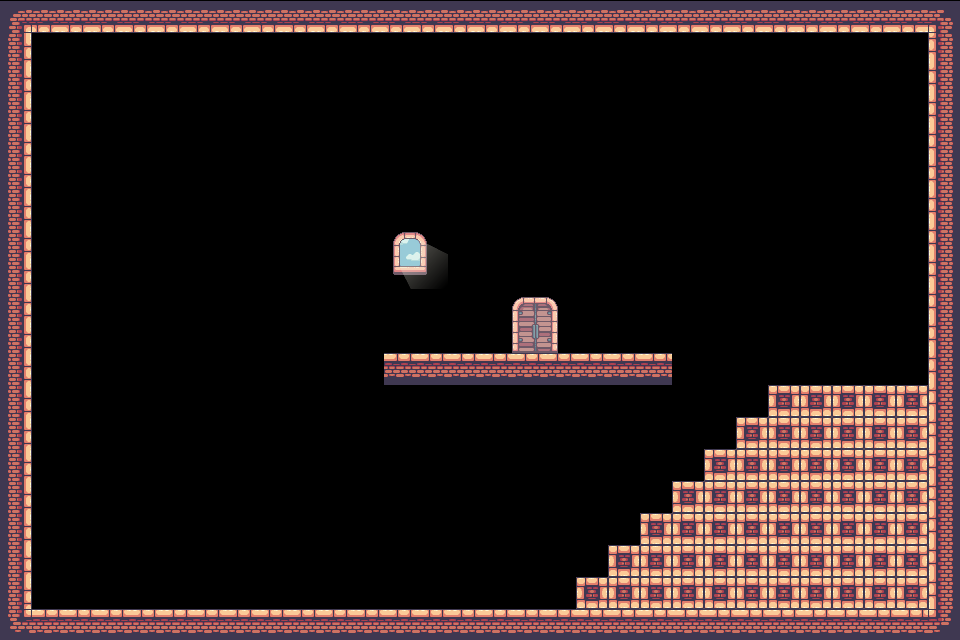

Tiled map render using the project's own tile images. Description and the whole map definition, tile-layer contents included, below:
An orthogonal 30x20 tile map with 32x32 px tiles, 1 tile layer (Tile Layer 1), 3 tilesets and 15 objects (player, BachTuoc, CucDa).

<map version="1.10" tiledversion="1.10.2" orientation="orthogonal" renderorder="right-down" width="30" height="20" tilewidth="32" tileheight="32" infinite="0" nextlayerid="4" nextobjectid="40">
 <editorsettings>
  <export format="tmx" />
 </editorsettings>
 <tileset firstgid="1" name="tileset" tilewidth="32" tileheight="32" tilecount="247" columns="19">
  <image source="tileset/Terrain (32x32).png" width="608" height="416" />
 </tileset>
 <tileset firstgid="248" name="Idle" tilewidth="46" tileheight="56" tilecount="1" columns="1">
  <image source="tileset/Sprites/11-Door/Idle.png" width="46" height="56" />
 </tileset>
 <tileset firstgid="249" name="Decorations (32x32)" tilewidth="32" tileheight="32" tilecount="42" columns="7">
  <image source="tileset/Sprites/14-TileSets/Decorations (32x32).png" width="224" height="192" />
 </tileset>
 <objectgroup id="2" name="ground">
  <object id="1" x="0" y="608">
   <polygon points="0,0 960,0 960,32 0,32" />
  </object>
  <object id="2" x="384" y="352">
   <polygon points="0,0 0,32 288,32 288,0" />
  </object>
  <object id="3" x="768" y="384">
   <polygon points="0,0 0,32 160,32 160,0" />
  </object>
  <object id="4" x="736" y="416">
   <polygon points="0,0 0,32 192,32 192,0" />
  </object>
  <object id="5" x="704" y="448">
   <polygon points="0,0 0,32 224,32 224,0" />
  </object>
  <object id="6" x="672" y="480">
   <polygon points="0,0 0,32 256,32 256,0" />
  </object>
  <object id="7" x="640" y="512">
   <polygon points="0,0 0,32 288,32 288,0" />
  </object>
  <object id="8" x="608" y="544">
   <polygon points="0,0 0,32 320,32 320,0" />
  </object>
  <object id="9" x="576" y="576">
   <polygon points="0,0 0,32 352,32 352,0" />
  </object>
  <object id="10" x="928" y="608">
   <polygon points="0,0 32,0 32,-608 0,-608 0,-224" />
  </object>
  <object id="34" x="0" y="608">
   <polygon points="0,0 32,0 32,-576 0,-576" />
  </object>
  <object id="35" x="32" y="0">
   <polygon points="0,0 0,32 896,32 896,0" />
  </object>
  <object id="19" name="player" x="64" y="480" width="32" height="32" />
  <object id="36" name="BachTuoc" x="416" y="576" width="32" height="32" />
  <object id="38" name="CucDa" x="608" y="320" width="32" height="32" />
 </objectgroup>
 <objectgroup id="3" name="collision" visible="0" />
 <layer id="1" name="Tile Layer 1" width="30" height="20" offsetx="8.52651e-14" offsety="1.33333">
  <data encoding="csv">
27,60,60,60,60,60,60,60,60,60,60,60,60,60,60,60,60,60,60,60,60,60,60,60,60,60,60,60,60,28,
42,0,0,0,0,0,0,0,0,0,0,0,0,0,0,0,0,0,0,0,0,0,0,0,0,0,0,0,0,40,
42,0,0,0,0,0,0,0,0,0,0,0,0,0,0,0,0,0,0,0,0,0,0,0,0,0,0,0,0,40,
42,0,0,0,0,0,0,0,0,0,0,0,0,0,0,0,0,0,0,0,0,0,0,0,0,0,0,0,0,40,
42,0,0,0,0,0,0,0,0,0,0,0,0,0,0,0,0,0,0,0,0,0,0,0,0,0,0,0,0,40,
42,0,0,0,0,0,0,0,0,0,0,0,0,0,0,0,0,0,0,0,0,0,0,0,0,0,0,0,0,40,
42,0,0,0,0,0,0,0,0,0,0,0,0,0,0,0,0,0,0,0,0,0,0,0,0,0,0,0,0,40,
42,0,0,0,0,0,0,0,0,0,0,0,274,275,0,0,0,0,0,0,0,0,0,0,0,0,0,0,0,40,
42,0,0,0,0,0,0,0,0,0,0,0,281,282,0,0,0,0,0,0,0,0,0,0,0,0,0,0,0,40,
42,0,0,0,0,0,0,0,0,0,0,0,0,0,0,0,0,0,0,0,0,0,0,0,0,0,0,0,0,40,
42,0,0,0,0,0,0,0,0,79,79,79,79,79,79,79,248,79,79,0,0,0,0,0,0,0,0,0,0,40,
42,0,0,0,0,0,0,0,0,0,0,0,22,22,22,22,22,22,22,22,22,3,0,0,0,0,0,0,0,40,
42,0,0,0,0,0,0,0,0,0,0,0,0,0,0,0,0,0,0,0,0,0,0,0,101,101,101,101,101,40,
42,0,0,0,0,0,0,0,0,0,0,0,0,0,0,0,0,0,0,0,0,0,0,101,101,101,101,101,101,40,
42,0,0,0,0,0,0,0,0,0,0,0,0,0,0,0,0,0,0,0,0,0,101,101,101,101,101,101,101,40,
42,0,0,0,0,0,0,0,0,0,0,0,0,0,0,0,0,0,0,0,0,101,101,101,101,101,101,101,101,40,
42,0,0,0,0,0,0,0,0,0,0,0,0,0,0,0,0,0,0,0,101,101,101,101,101,101,101,101,101,40,
42,0,0,0,0,0,0,0,0,0,0,0,0,0,0,0,0,0,0,101,101,101,101,101,101,101,101,101,101,40,
42,0,0,0,0,0,0,0,0,0,0,0,0,0,0,0,0,0,101,101,101,101,101,101,101,101,101,101,101,40,
46,22,22,22,22,22,22,22,22,22,22,22,22,22,22,22,22,22,22,22,22,22,22,22,22,22,22,22,22,47
</data>
 </layer>
</map>
